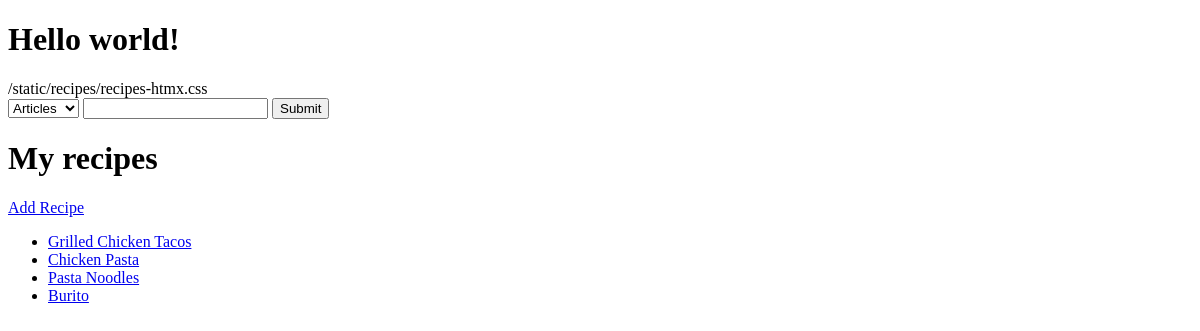
Before: /pantry/recipes/ (signed in) with the older database file.
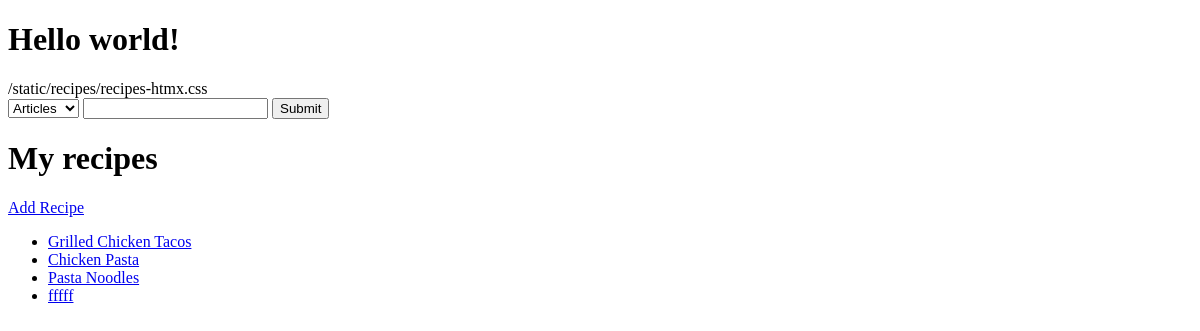
After: the same page with the newer database file.
### recipes/models.py (models this page shows, shortened)
class Recipe(models.Model):
    user = models.ForeignKey(settings.AUTH_USER_MODEL, on_delete=models.CASCADE)
    name = models.CharField(max_length=220)
    description = models.TextField(blank=True, null=True)
    directions = models.TextField(blank=True, null=True)
    timestamp = models.DateTimeField(auto_now_add=True)
    updated = models.DateTimeField(auto_now=True)
    active = models.BooleanField(default=True)
    objects = RecipeManager()
    def get_absolute_url(self):
        return reverse("recipes:detail", kwargs={"id": self.id})

### recipes/views.py (the view)
# urls.py: path("", recipe_list_view, name='list'),
@login_required
def recipe_list_view(request):
    qs = Recipe.objects.filter(user=request.user)
    context = {
        "object_list": qs
    }
    return render(request, "recipes/list.html", context)

### recipes/models.py (called while the page is built)
    def get_queryset(self):
        return RecipeQuerySet(self.model, using=self._db)

### templates/recipes/list.html
{% extends "base.html" %}
{% block content %}
<h1>My recipes</h1>
<a href='{% url "recipes:create" %}'>Add Recipe</a>
<ul>
    {% for x in object_list %}
        <li><a href='{{ x.get_absolute_url }}'>{{ x.name }}</a></li>
    {% endfor %}
</ul>
{% endblock content %}

Changed rows visible on the page:
removed Recipe: name "Burito"
added Recipe: name "fffff"
